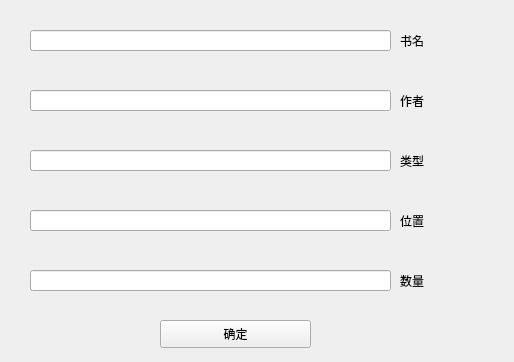
<?xml version="1.0" encoding="UTF-8"?>
<ui version="4.0">
 <class>addBookClassClass</class>
 <widget class="QMainWindow" name="addBookClassClass">
  <property name="geometry">
   <rect>
    <x>0</x>
    <y>0</y>
    <width>514</width>
    <height>362</height>
   </rect>
  </property>
  <property name="windowTitle">
   <string>添加图书</string>
  </property>
  <property name="windowIcon">
   <iconset>
    <normaloff>icon/7b78ceea29ae3cd6dbf27aa34bac4892.jpeg</normaloff>icon/7b78ceea29ae3cd6dbf27aa34bac4892.jpeg</iconset>
  </property>
  <widget class="QWidget" name="centralWidget">
   <widget class="QLineEdit" name="bookNameEdit">
    <property name="geometry">
     <rect>
      <x>30</x>
      <y>30</y>
      <width>361</width>
      <height>21</height>
     </rect>
    </property>
   </widget>
   <widget class="QLabel" name="label">
    <property name="geometry">
     <rect>
      <x>400</x>
      <y>30</y>
      <width>72</width>
      <height>21</height>
     </rect>
    </property>
    <property name="styleSheet">
     <string notr="true">font: 10pt &quot;Agency FB&quot;;</string>
    </property>
    <property name="text">
     <string>书名</string>
    </property>
   </widget>
   <widget class="QLineEdit" name="articleEdit">
    <property name="geometry">
     <rect>
      <x>30</x>
      <y>90</y>
      <width>361</width>
      <height>21</height>
     </rect>
    </property>
   </widget>
   <widget class="QLabel" name="label_2">
    <property name="geometry">
     <rect>
      <x>400</x>
      <y>90</y>
      <width>72</width>
      <height>21</height>
     </rect>
    </property>
    <property name="styleSheet">
     <string notr="true">font: 10pt &quot;Agency FB&quot;;</string>
    </property>
    <property name="text">
     <string>作者</string>
    </property>
   </widget>
   <widget class="QLineEdit" name="typeEdit">
    <property name="geometry">
     <rect>
      <x>30</x>
      <y>150</y>
      <width>361</width>
      <height>21</height>
     </rect>
    </property>
   </widget>
   <widget class="QLabel" name="label_3">
    <property name="geometry">
     <rect>
      <x>400</x>
      <y>150</y>
      <width>72</width>
      <height>21</height>
     </rect>
    </property>
    <property name="styleSheet">
     <string notr="true">font: 10pt &quot;Agency FB&quot;;</string>
    </property>
    <property name="text">
     <string>类型</string>
    </property>
   </widget>
   <widget class="QLineEdit" name="localEdit">
    <property name="geometry">
     <rect>
      <x>30</x>
      <y>210</y>
      <width>361</width>
      <height>21</height>
     </rect>
    </property>
   </widget>
   <widget class="QLabel" name="label_4">
    <property name="geometry">
     <rect>
      <x>400</x>
      <y>210</y>
      <width>72</width>
      <height>21</height>
     </rect>
    </property>
    <property name="styleSheet">
     <string notr="true">font: 10pt &quot;Agency FB&quot;;</string>
    </property>
    <property name="text">
     <string>位置</string>
    </property>
   </widget>
   <widget class="QLineEdit" name="numbEdit">
    <property name="geometry">
     <rect>
      <x>30</x>
      <y>270</y>
      <width>361</width>
      <height>21</height>
     </rect>
    </property>
   </widget>
   <widget class="QLabel" name="label_5">
    <property name="geometry">
     <rect>
      <x>400</x>
      <y>270</y>
      <width>72</width>
      <height>21</height>
     </rect>
    </property>
    <property name="styleSheet">
     <string notr="true">font: 10pt &quot;Agency FB&quot;;</string>
    </property>
    <property name="text">
     <string>数量</string>
    </property>
   </widget>
   <widget class="QPushButton" name="pushButton">
    <property name="geometry">
     <rect>
      <x>160</x>
      <y>320</y>
      <width>151</width>
      <height>28</height>
     </rect>
    </property>
    <property name="styleSheet">
     <string notr="true">font: 75 12pt &quot;Agency FB&quot;;</string>
    </property>
    <property name="text">
     <string>确定</string>
    </property>
   </widget>
  </widget>
 </widget>
 <layoutdefault spacing="6" margin="11"/>
 <resources/>
 <connections/>
</ui>
